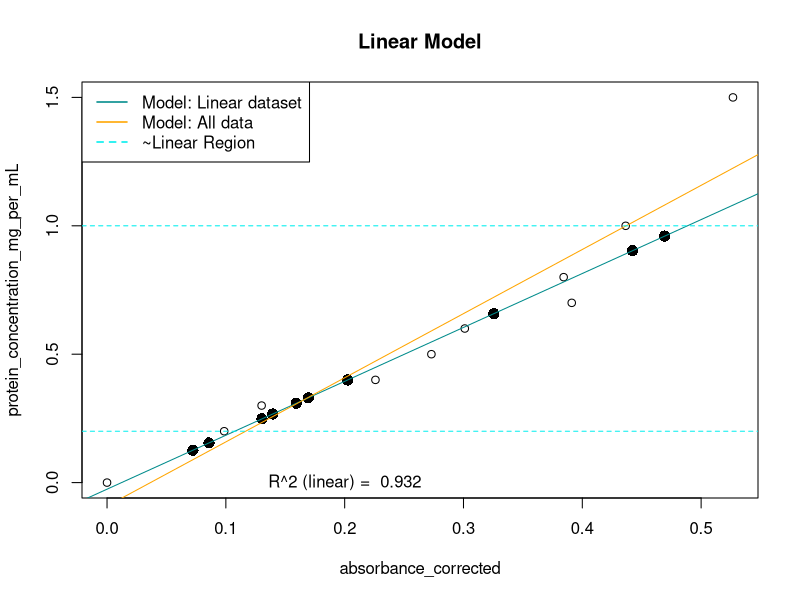
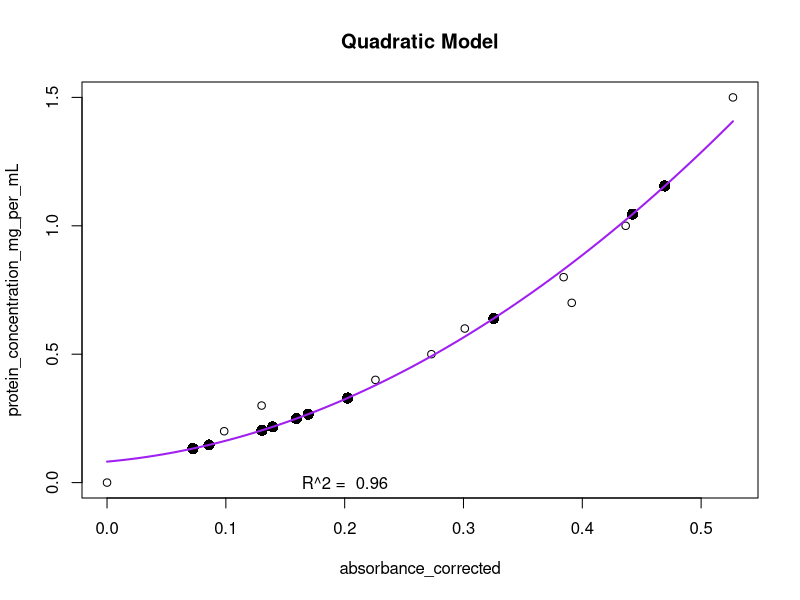
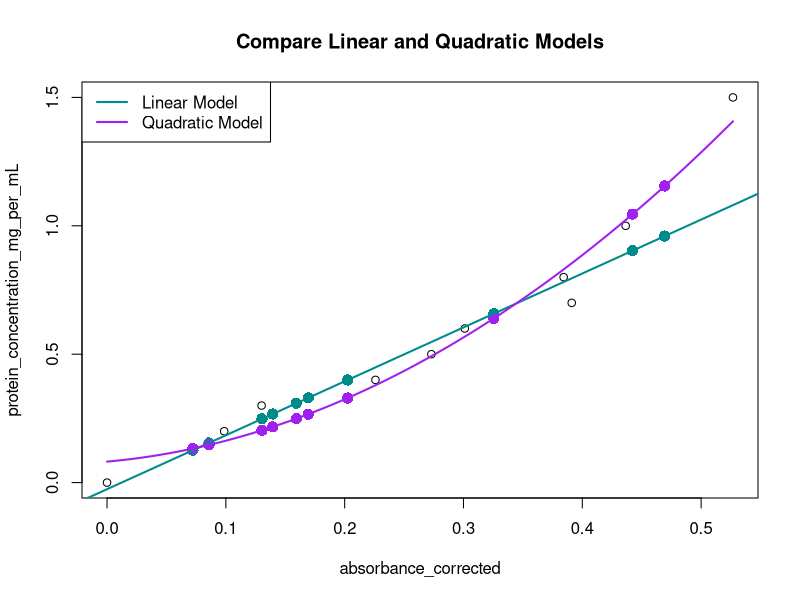

Write R code to recreate these figures, in order. (Note: this script raises an error after producing the figures.)
### Bradford assay ###
library(readxl)
library(knitr)
library(dplyr)

###### Load palettes and data ######
# UPDATE working directory and data files. Knit/run the rest.
setwd("/Users")
dat_full <- read_excel("example/example_samples_Bradford.xlsx", sheet = "standards")
dat <- dat_full %>%
  select(protein_concentration_mg_per_mL, absorbance_corrected)
samples_full <- read_excel("example/example_samples_Bradford.xlsx", sheet = "samples")
# Make concise & exclude multiplication information until the end
samples <- samples_full %>%
  select(sample, absorbance_corrected)

##### first: LINEAR regression #####
linear_model_whole <- lm(protein_concentration_mg_per_mL ~ absorbance_corrected, data = dat)

#linear model should only be from absorbance range 0.2 to 1.0
linear_model <- lm(protein_concentration_mg_per_mL ~ absorbance_corrected, data = subset(dat, protein_concentration_mg_per_mL >= 0.2 & protein_concentration_mg_per_mL <= 1.0))
linear_model
summary(linear_model)

# save equation variables
# y = mx + b
b <- coef(linear_model)[1]
m <- coef(linear_model)[2]
R2adj_linear <- summary(linear_model)$adj.r.squared

# linear function
predict_y <- function(x) {
  y <- m * x + b
  return(y)
}

## CALCULATION
(linear_predicted_y <- predict_y(samples$absorbance_corrected))

#save data frame
df_predicted_l <- cbind(samples, linear_predicted_y)
colnames(df_predicted_l)[2:3] <- c("absorbance_corrected", "protein_concentration_mg_per_mL")

print(paste("Model: y = ", round(m, digits=3), "*x +", round(b, digits=3)))

# Basic plot in Base R
plot(protein_concentration_mg_per_mL ~ absorbance_corrected, data = dat)
points(df_predicted_l[,2], df_predicted_l[,3], col = "black", pch = 16, cex = 1.5)
abline(linear_model, col = "cyan4")
abline(linear_model_whole, col = "orange")
abline(h = 0.2, col = "cyan2", lty = 2)
abline(h = 1, col = "cyan2", lty = 2)
title("Linear Model")
text(0.2,0, labels = paste("R^2 (linear) = ", round(R2adj_linear, digits = 3)))
legend("topleft", legend = c("Model: Linear dataset", "Model: All data", "~Linear Region"),
       col = c("cyan4", "orange", "cyan2"), lwd = 1.5, lty = c(1,1,2))


##### second: quadratic regression #####
quad_model <- lm(protein_concentration_mg_per_mL ~ absorbance_corrected + I(absorbance_corrected^2), data = dat)
quad_model
summary(quad_model)

# save equation variables
# y = ax2 + bx + c
c <- coef(quad_model)[1]
b <- coef(quad_model)[2]
a <- coef(quad_model)[3]

R2adj_quad <- summary(quad_model)$adj.r.squared

# linear function
quad_predict_y <- function(x) {
  y <- a * x^2 + b * x + c
  return(y)
}

#for plot
quad_fun <- function(x) {
  a * x^2 + b * x + c
}

## CALCULATION
(quad_predicted_y <- quad_predict_y(samples$absorbance_corrected))

#save data frame
df_predicted_q <- cbind(samples, quad_predicted_y)
colnames(df_predicted_q)[2:3] <- c("absorbance_corrected", "protein_concentration_mg_per_mL")

print(paste("Model: y = ", round(a, digits = 3), "*x^2 +", round(b, digits =3), "*x +", round(c, digits=3)))

# Basic plot in Base R
plot(protein_concentration_mg_per_mL ~ absorbance_corrected, data = dat)
points(df_predicted_q[,2], df_predicted_q[,3], col = "black", pch = 16, cex = 1.5)
curve(quad_fun, from = min(dat$absorbance_corrected), to = max(dat$absorbance_corrected), col = "purple", lwd = 2, add = TRUE)
title("Quadratic Model")
text(0.2,0, labels = paste("R^2 = ", round(R2adj_quad, digits = 3)))

##### Finally - compare models #####
plot(protein_concentration_mg_per_mL ~ absorbance_corrected, data = dat)
points(df_predicted_l[,2], df_predicted_l[,3], col = "cyan4", pch = 16, cex = 1.5)
points(df_predicted_q[,2], df_predicted_q[,3], col = "purple", pch = 16, cex = 1.5)
abline(linear_model, col = "cyan4", lwd = 2)
curve(quad_fun, from = min(dat$absorbance_corrected), to = max(dat$absorbance_corrected), col = "purple", lwd = 2, add = TRUE)
title("Compare Linear and Quadratic Models")
legend("topleft", legend = c("Linear Model", "Quadratic Model"),
       col = c("cyan4", "purple"), lwd = 2)

# print summary
# print sample, linear-predicted value, quadratic-predicted value, and R2 from both equations
summary <- cbind(samples_full, df_predicted_l[,3], df_predicted_q[,3])
summary$linear_prediction <- summary$multiplication_factor*summary$`df_predicted_l[, 3]`
summary$quadratic_prediction <- summary$multiplication_factor*summary$`df_predicted_q[, 3]`

table_summary <- summary %>% 
  select(sample, linear_prediction, quadratic_prediction)

table_summary[,2] <- round(table_summary[,2], digits = 2)
table_summary[,3] <- round(table_summary[,3], digits = 2)

kable(table_summary, caption = "Protein concentration (mg/mL)")
print(paste("Linear Model R2 adjusted =", round(R2adj_linear, digits = 3)))
print(paste("Quadratic Model R2 adjusted =", round(R2adj_quad, digits = 3)))

# save as markdown
knitr::spin("Bradford_analysis.R", knit = FALSE)



